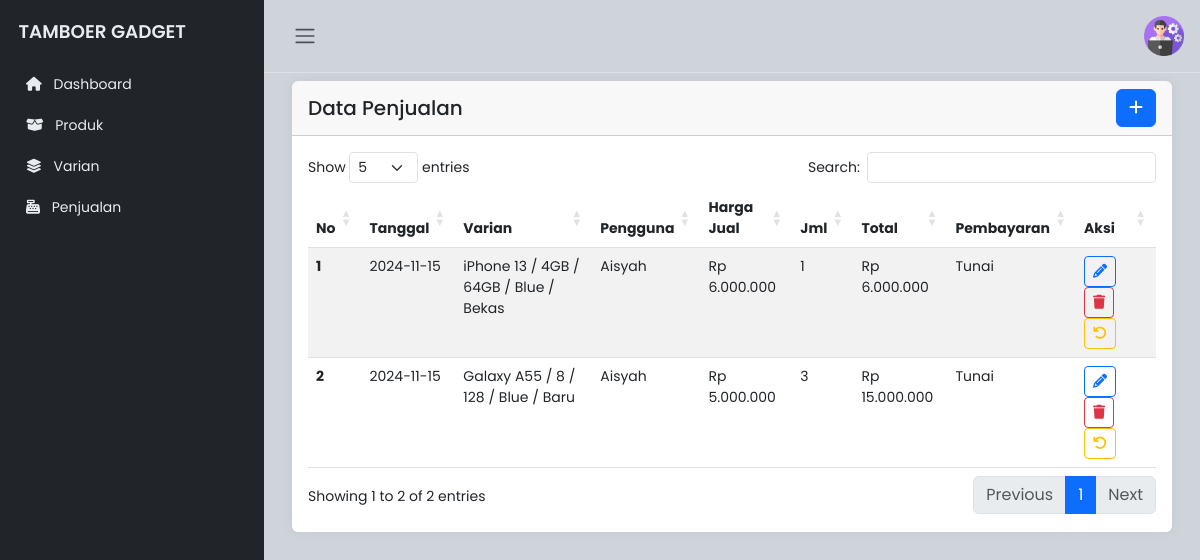
The page /pegawai/penjualan.php on the database its author committed.
### tables this page shows
CREATE TABLE `penjualan` (
  `id_penjualan` int(11) NOT NULL,
  `tanggal` date NOT NULL,
  `id_varian` int(11) DEFAULT NULL,
  `id_user` int(11) DEFAULT NULL,
  `harga_jual` decimal(15,2) NOT NULL,
  `jumlah` int(11) NOT NULL,
  `total_harga` decimal(15,2) NOT NULL,
  `metode_pembayaran` enum('Tunai','Transfer') NOT NULL
);

CREATE TABLE `produk` (
  `id_produk` int(11) NOT NULL,
  `tanggal` date NOT NULL,
  `nama_hp` varchar(20) NOT NULL,
  `merek` varchar(15) NOT NULL,
  `model` varchar(15) NOT NULL
);

CREATE TABLE `varian` (
  `id_varian` int(11) NOT NULL,
  `id_produk` int(11) DEFAULT NULL,
  `ram` varchar(10) DEFAULT NULL,
  `warna` varchar(50) DEFAULT NULL,
  `penyimpanan` varchar(10) DEFAULT NULL,
  `kondisi` enum('Baru','Bekas') NOT NULL DEFAULT 'Baru',
  `harga_masuk` decimal(15,2) NOT NULL,
  `harga_jual` decimal(15,2) NOT NULL,
  `stok` int(11) NOT NULL,
  `status` enum('Tersedia','Kosong') DEFAULT 'Tersedia'
);

CREATE TABLE `users` (
  `id_user` int(11) NOT NULL,
  `nama` varchar(255) NOT NULL,
  `username` varchar(100) NOT NULL,
  `password` varchar(255) NOT NULL,
  `role` enum('pemilik','pegawai') NOT NULL
);

### pegawai/penjualan.php (the view, shortened to what this page needs)
<!DOCTYPE html>
<html lang="en">
<head>
    <link rel="stylesheet" href="https://cdn.jsdelivr.net/npm/bootstrap@5.3.0-alpha2/dist/css/bootstrap.min.css">
    <link rel="stylesheet" href="https://cdnjs.cloudflare.com/ajax/libs/font-awesome/6.1.1/css/all.min.css">
    <link rel="stylesheet" href="https://cdn.datatables.net/1.11.3/css/dataTables.bootstrap5.min.css">
    <link rel="stylesheet" href="../css/style.css">
</head>
<body>
    <div class="wrapper">
        <?php include 'sidebar.php'; ?>
        <div class="main">
            <?php include 'navbar.php'; ?>
            <main class="content px-3 py-2">
                <div class="container-fluid">
                    <div class="card border-0">
                        <div class="card-header d-flex justify-content-between align-items-center">
                            <h5 class="card-title mb-0">Data Penjualan</h5>
                            <a href="tambah_penjualan.php" class="btn btn-primary">
                                <i class="fas fa-plus"></i>
                            </a>
                        </div>
                        <div class="card-body">
                            <div class="table-responsive">
                                <table id="example" class="table table-striped">
                                    <thead>
                                        <tr>
                                            <th scope="col">No</th>
                                            <th scope="col">Tanggal</th>
                                            <th scope="col">Varian</th>
                                            <th scope="col">Pengguna</th>
                                            <th scope="col">Harga Jual</th>
                                            <th scope="col">Jml</th>
                                            <th scope="col">Total</th>
                                            <th scope="col">Pembayaran</th>
                                            <th scope="col">Aksi</th>
                                        </tr>
                                    </thead>
                                    <tbody>
                                        <?php
                                        include 'koneksi.php';
                                        $sql = "SELECT
            p.id_penjualan,
            p.tanggal,
            p.id_varian,
            p.id_user,
            p.harga_jual,
            p.jumlah,
            p.total_harga,
            p.metode_pembayaran,
            u.nama,
            prod.nama_hp,
            v.ram,
            v.warna,
            v.penyimpanan,
            v.kondisi  -- Tambahkan kondisi di sini
        FROM penjualan p
        JOIN varian v ON p.id_varian = v.id_varian
        JOIN produk prod ON v.id_produk = prod.id_produk
        JOIN users u ON p.id_user = u.id_user";
                                        $result = $conn->query($sql);
                                        if ($result->num_rows > 0) {
                                            $no = 1;
                                            while ($row = $result->fetch_assoc()) {
                                                echo "<tr>
                <th scope='row'>" . $no++ . "</th>
                <td>" . $row['tanggal'] . "</td>
                <td>" . $row['nama_hp'] . " / " . $row['ram'] . " / " . $row['penyimpanan'] . " / " . $row['warna'] . " / " . ucfirst($row['kondisi']) . "</td>
                <td>" . $row['nama'] . "</td>
                <td>" . "Rp " . number_format($row['harga_jual'], 0, ',', '.') . "</td>
                <td>" . $row['jumlah'] . "</td>
                <td>" . "Rp " . number_format($row['total_harga'], 0, ',', '.') . "</td>
                <td>" . $row['metode_pembayaran'] . "</td>
                <td>
    <a href='edit_penjualan.php?id=" . $row['id_penjualan'] . "' class='btn btn-outline-primary btn-sm'>
        <i class='fas fa-pencil-alt'></i>
    </a>
    <button class='btn btn-outline-danger btn-sm' onclick='confirmDelete(" . $row['id_penjualan'] . ")'>
        <i class='fas fa-trash'></i>
    </button>
    <button class='btn btn-outline-warning btn-sm' onclick='confirmBatalkan(" . $row['id_penjualan'] . ")'>
        <i class='fas fa-undo'></i>
    </button>
</td>
                            </tr>";
                                            }
                                        } else {
                                            echo "<tr><td colspan='9' class='text-center'>No data available</td></tr>";
                                        }
                                        ?>
                                    </tbody>
                                </table>
                            </div>
                        </div>
                    </div>
                </div>
            </main>
        </div>
    </div>
</body>
</html>

### pegawai/sidebar.php
<aside id="sidebar" class="js-sidebar">
    <div class="h-100">
        <div class="sidebar-logo">
            <a href="#">TAMBOER GADGET</a>
        </div>
        <ul class="sidebar-nav">
            <li class="sidebar-item">
                <a href="halaman_pegawai.php" class="sidebar-link">
                    <i class="fa-solid fa-house pe-2"></i>
                    Dashboard
                </a>
            </li>
            <li class="sidebar-item">
                <a href="produk.php" class="sidebar-link">
                    <i class="fa-solid fa-box-open pe-2"></i>
                    Produk
                </a>
            </li>
            <li class="sidebar-item">
                <a href="varian.php" class="sidebar-link">
                    <i class="fa-solid fa-layer-group pe-2"></i>
                    Varian
                </a>
            </li>
            <li class="sidebar-item">
                <a href="penjualan.php" class="sidebar-link">
                    <i class="fa-solid fa-cash-register pe-2"></i>
                    Penjualan
                </a>
            </li>
        </ul>
    </div>
</aside>

### pegawai/navbar.php (shortened to what this page needs)
<nav class="navbar navbar-expand px-3 border-bottom">
    <button class="btn" id="sidebar-toggle" type="button">
        <span class="navbar-toggler-icon"></span>
    </button>
    <div class="navbar-collapse navbar">
        <ul class="navbar-nav">
            <li class="nav-item dropdown">
                <a href="#" data-bs-toggle="dropdown" class="nav-icon pe-md-0">
                    <img src="../image/admin.png" class="avatar img-fluid rounded" alt="">
                </a>
            </li>
        </ul>
    </div>
</nav>

### css/style.css (style rules this page uses)
body { font-family: "Poppins", sans-serif; font-size: 0.875rem; opacity: 1; overflow-y: scroll; margin: 0; }
a { cursor: pointer; text-decoration: none; font-family: "Poppins", sans-serif; }
li { list-style: none; }
.wrapper { align-items: stretch; display: flex; width: 100%; }
#sidebar { max-width: 264px; min-width: 264px; background: var(--bs-dark); transition: all 0.35s ease-in-out; }
.main { display: flex; flex-direction: column; min-height: 100vh; min-width: 0; overflow: hidden; transition: all 0.35s ease-in-out; width: 100%; background: var(--bs-dark-bg-subtle); }
.sidebar-logo { padding: 1.15rem; }
.sidebar-logo a { color: #e9ecef; font-size: 1.15rem; font-weight: 600; }
.sidebar-nav { list-style: none; margin-bottom: 0; padding-left: 0; margin-left: 0; }
a.sidebar-link { padding: 0.625rem 1.625rem; color: #e9ecef; position: relative; display: block; font-size: 0.875rem; }
.avatar { height: 40px; width: 40px; }
.navbar-expand .navbar-nav { margin-left: auto; }
.content { flex: 1; max-width: 100vw; width: 100vw; }
@media (min-width: 768px) { .content { max-width: auto; width: auto; } }
.card { box-shadow: 0 0 0.875rem 0 rgba(34, 46, 60, 0.05); margin-bottom: 24px; }

### pegawai/penjualan.php (style rules this page uses)
@media (min-width: 769px) { table.dataTable tbody td { font-size: 14px; } }
@media (min-width: 769px) { table.dataTable thead th { font-size: 14px; } }

### rows shown on the page
penjualan: tanggal "2024-11-15", produk.nama_hp "iPhone 13", id_varian.ram "4GB", id_varian.penyimpanan "64GB", id_varian.warna "Blue", id_varian.kondisi "Bekas", id_user.nama "Aisyah", harga_jual "6.000.000", jumlah "1", total_harga "6.000.000", metode_pembayaran "Tunai"
penjualan: tanggal "2024-11-15", produk.nama_hp "Galaxy A55", id_varian.ram "8", id_varian.penyimpanan "128", id_varian.warna "Blue", id_varian.kondisi "Baru", id_user.nama "Aisyah", harga_jual "5.000.000", jumlah "3", total_harga "15.000.000", metode_pembayaran "Tunai"
